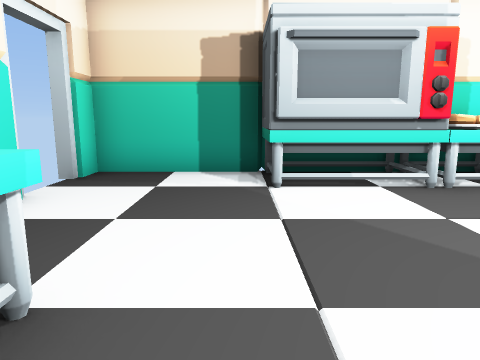
view 1 (above)

16 first-person views from a walk through a Godot game level. The camera is 1.2 m above the floor, tilts 10° down and sees 70° across. Doors that lead somewhere are drawn open, without their leaves. The floor is counted in squares, 1 m on a side. Each view is taken from the middle of a square. On the plan, view 1 faces up. The plan holds only what a view shows up to about 14 squares ahead; the rest is blank. Some surface patterns are stand-ins.

view 2
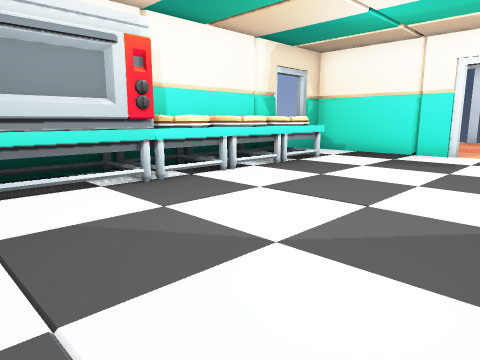

view 3
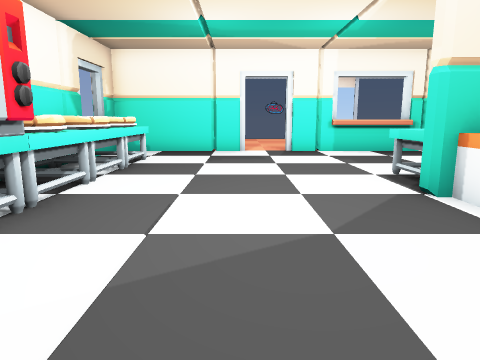

view 4
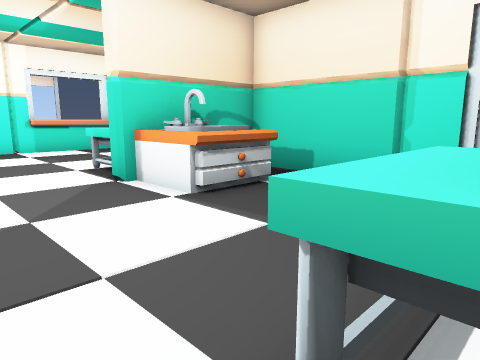

view 5
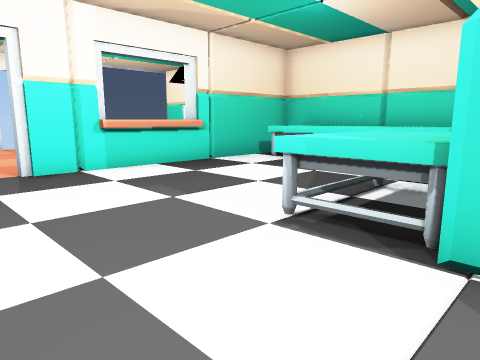

view 6
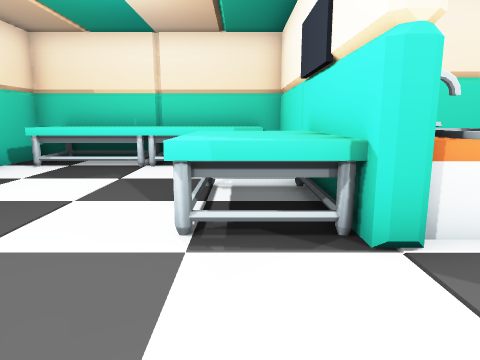

view 7
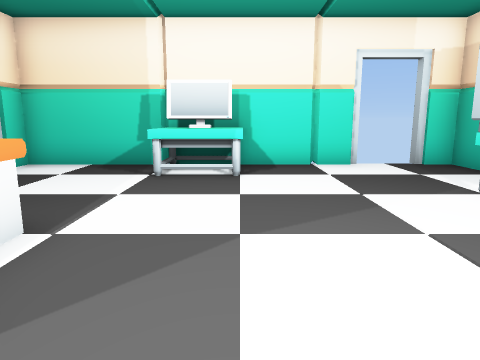

view 8
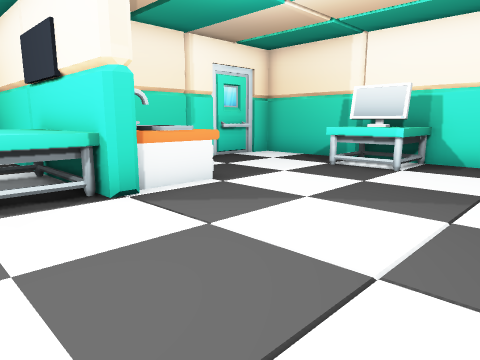

view 9
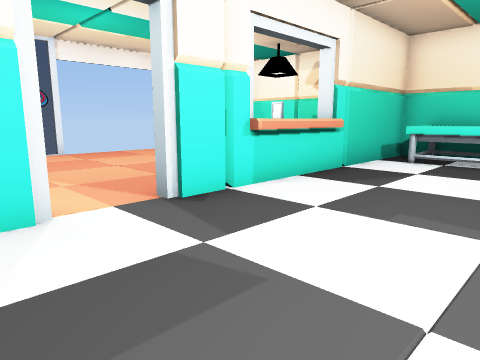

view 10
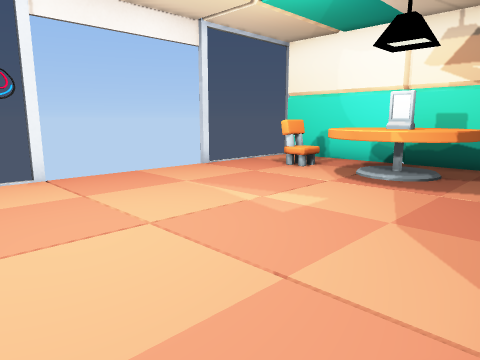

view 11
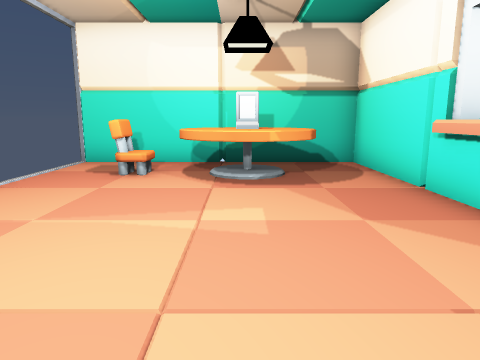

view 12
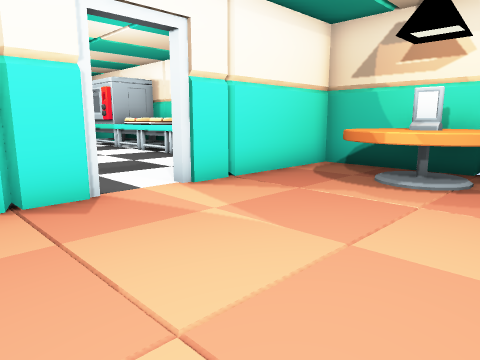

view 13
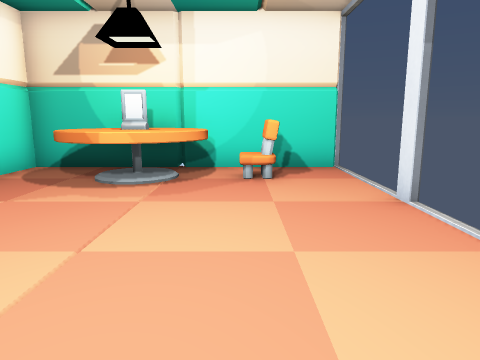

view 14
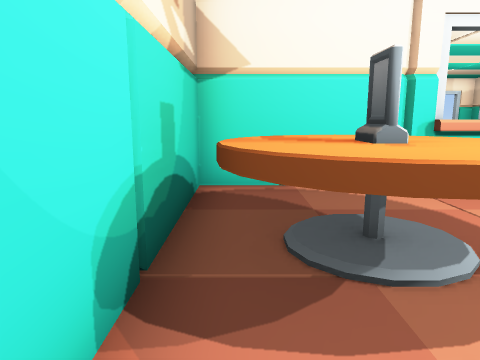

view 15
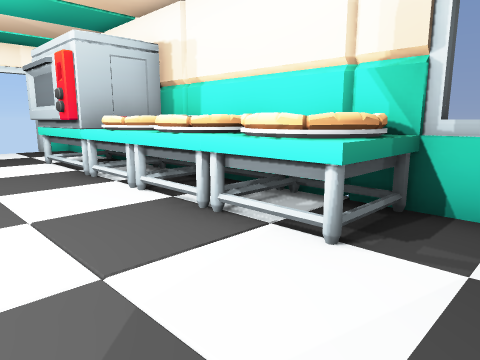

view 16
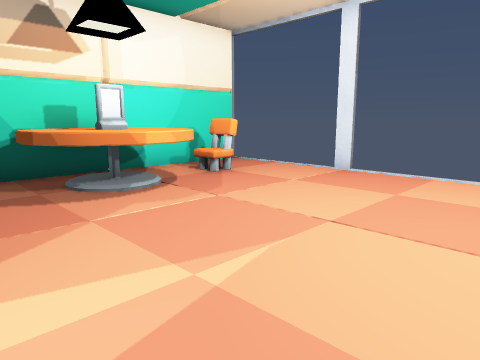

### Floor plan
Key: @ floor where view 1 was taken; # wall or solid block; . floor; D open door; ^ raised ledge; E oven; S sink; C computer; T table; H chair; O other object.
Columns run from 4 left of view 1 to 21 right of it. Each row starts with its distance up from view 1.
  8  #############^^##########
  7 ##...E E^^^^^^...#.TTT...
  6 DD...EEE^^^^^^...#.TTTOH.
  5 ##..............##.TTT...
  4 #...............#........#
  3 ##..............#........
  2  ^^......................
  1  ^C^............#........#
  0  ^^.@...S.......#........
 -1  #.....SS^^.....^^.......
 -2  #....SSS^^.....^^.......
 -3  #...  .#^^.....^^.......
 -4  ########.......#...T....
 -5         ##  ....##.TTT...#
 -6          #^^^^^^##.TTTOH.
 -7          #^^^^^^##.TTT...
 -8          #################

Where each view was taken, in squares from view 1:
view 1: 0 up, 0 right, facing up
view 2: 0 up, 0 right, facing up-right
view 3: 3 up, 1 left, facing right
view 4: 3 up, 2 left, facing down-right
view 5: 3 up, 4 right, facing down-right
view 6: 3 up, 6 right, facing down
view 7: 2 up, 6 right, facing left
view 8: 5 up, 7 right, facing down-left
view 9: 4 up, 8 right, facing down-right
view 10: 2 up, 13 right, facing down-right
view 11: 2 up, 16 right, facing down
view 12: 1 down, 18 right, facing up-left
view 13: 1 down, 18 right, facing up
view 14: 7 down, 19 right, facing left
view 15: 3 up, 11 right, facing up-left
view 16: 0 up, 13 right, facing up-right
